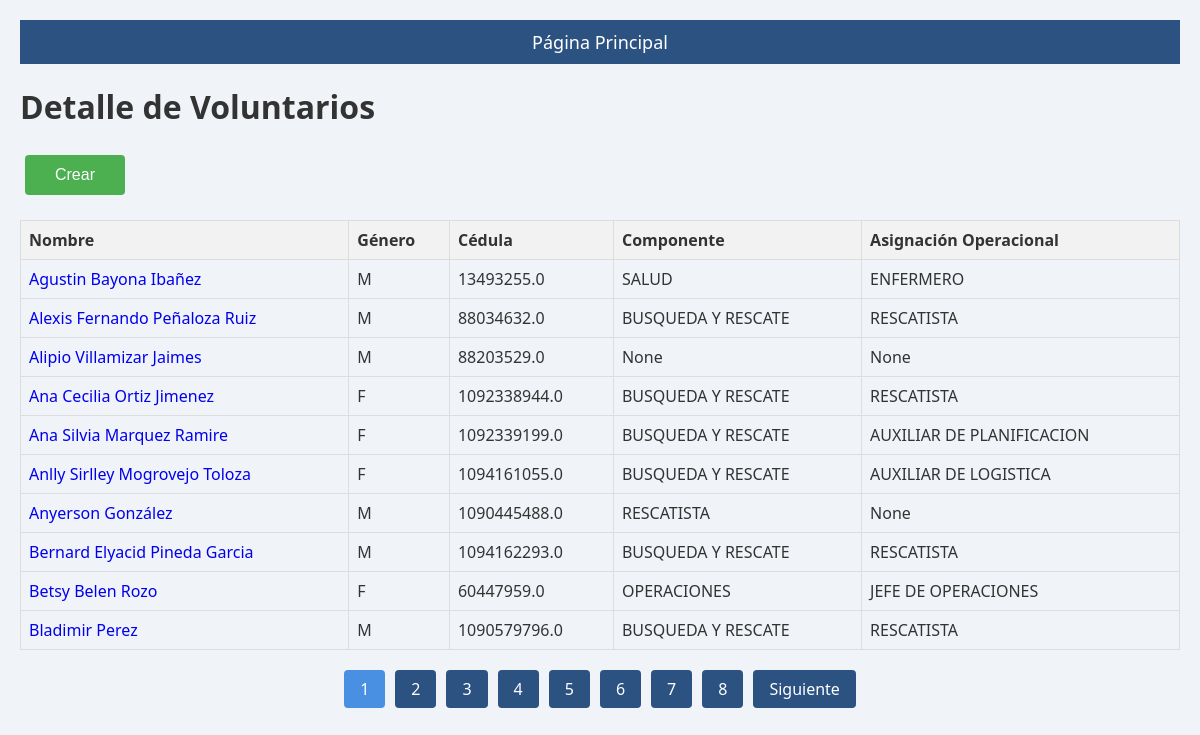
The page /voluntarios/ on the database as committed earlier.
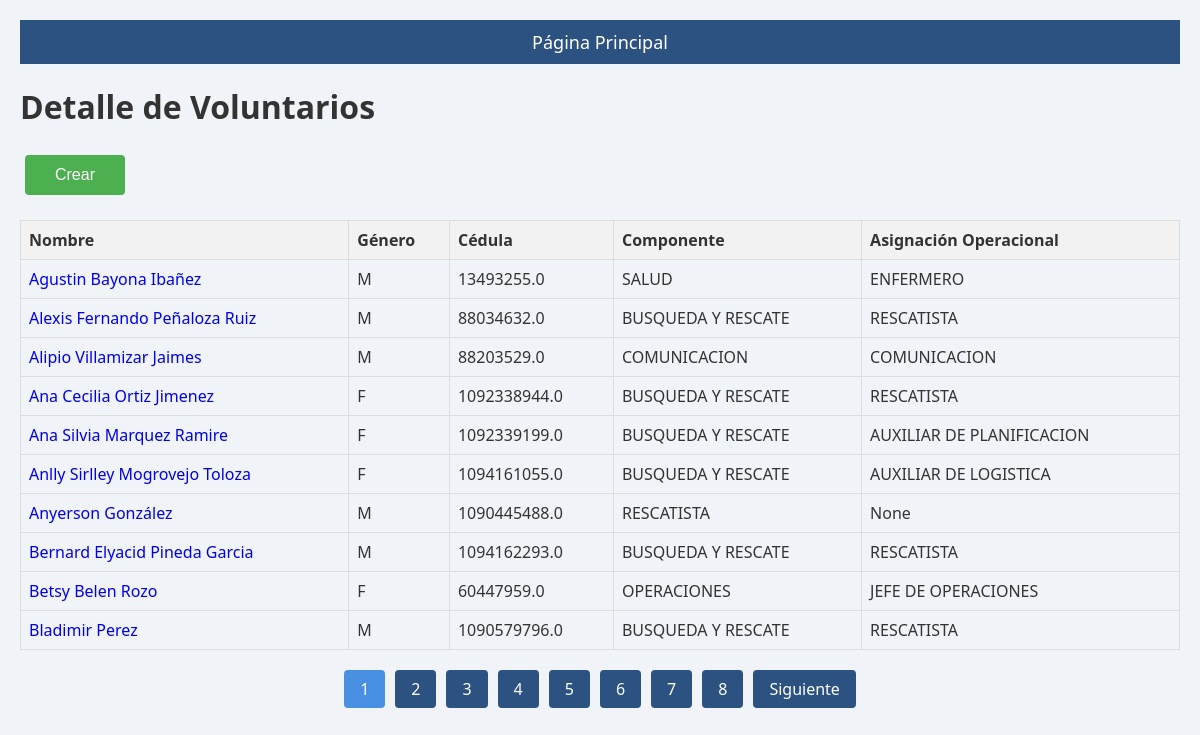
The same page on the database as committed later.
### apps/integrantes/models.py (models this page shows, shortened)
class MiembroGrupoUSAR(models.Model):
    nombre = models.CharField(max_length=100, null=True)
    puesto = models.CharField(max_length=100, null=True)
    edad = models.IntegerField(null=True)
    genero = models.CharField(max_length=20, null=True)
    cedula = models.CharField(max_length=20,  null=True)
    componente = models.CharField(max_length=50, null=True)
    asignacion_operacional = models.CharField(max_length=100, null=True)
    eps = models.CharField(max_length=50, null=True)
    arl = models.CharField(max_length=50, null=True)
    rh = models.CharField(max_length=100, null=True)
    curso_basico = models.BooleanField(default=False)
    curso_sci = models.BooleanField(default=False)
    curso_svb = models.BooleanField(default=False)
    curso_crecl = models.BooleanField(default=False)
    curso_svt = models.BooleanField(default=False)
    curso_matpel = models.BooleanField(default=False)
    curso_macom = models.BooleanField(default=False)
    curso_revert = models.BooleanField(default=False)
    curso_bra = models.BooleanField(default=False)

### apps/integrantes/views.py (the view)
# urls.py: path('voluntarios/', VoluntariosView.as_view(), name='voluntarios'),
class VoluntariosView(ListView):
    model = models.MiembroGrupoUSAR
    template_name = 'voluntarios_detail.html'
    context_object_name = 'voluntarios'
    paginate_by = 10  # Número de elementos por página
    def get_queryset(self):
        return models.MiembroGrupoUSAR.objects.all().order_by('nombre')
    def get_context_data(self, **kwargs):
        context = super().get_context_data(**kwargs)
        return context

### templates/voluntarios_detail.html (shortened to what this page needs)
{% extends "base.html" %}
{%load static%}
{% block content %}
    <h1>Detalle de Voluntarios</h1>
    <button class="submit-btn" style="width: 100px; padding: 10px; margin: 5px; height: 40px;" onclick="window.location.href='{% url 'crear_miembro' %}'">
        Crear
    </button>
    <table>
        <thead>
            <tr>
                <th>Nombre</th>
                <th>Género</th>
                <th>Cédula</th>
                <th>Componente</th>
                <th>Asignación Operacional</th>
            </tr>
        </thead>
        <tbody>
            {% for voluntario in voluntarios %}
            <tr>
                <td><a href="{% url 'voluntario_detail' voluntario.pk %}" style="text-decoration: none;">{{ voluntario.nombre }}</a></td>
                <td>{{ voluntario.genero }}</td>
                <td>{{ voluntario.cedula }}</td>
                <td>{{ voluntario.componente }}</td>
                <td>{{ voluntario.asignacion_operacional }}</td>
            </tr>
            {% endfor %}
        </tbody>
    </table>
    <div class="pagination">
        {% if is_paginated %}
            {% for num in page_obj.paginator.page_range %}
                {% if page_obj.number == num %}
                    <a href="?page={{ num }}" class="active">{{ num }}</a>
                {% else %}
                    <a href="?page={{ num }}">{{ num }}</a>
                {% endif %}
            {% endfor %}
            {% if page_obj.has_next %}
                <a href="?page={{ page_obj.next_page_number }}">Siguiente</a>
            {% endif %}
        {% endif %}
    </div>
{% endblock %}

Rows that differ between the two databases and show on the page:
changed MiembroGrupoUSAR "Alipio Villamizar Jaimes": componente "None" → "COMUNICACION"; asignacion_operacional "None" → "COMUNICACION"
